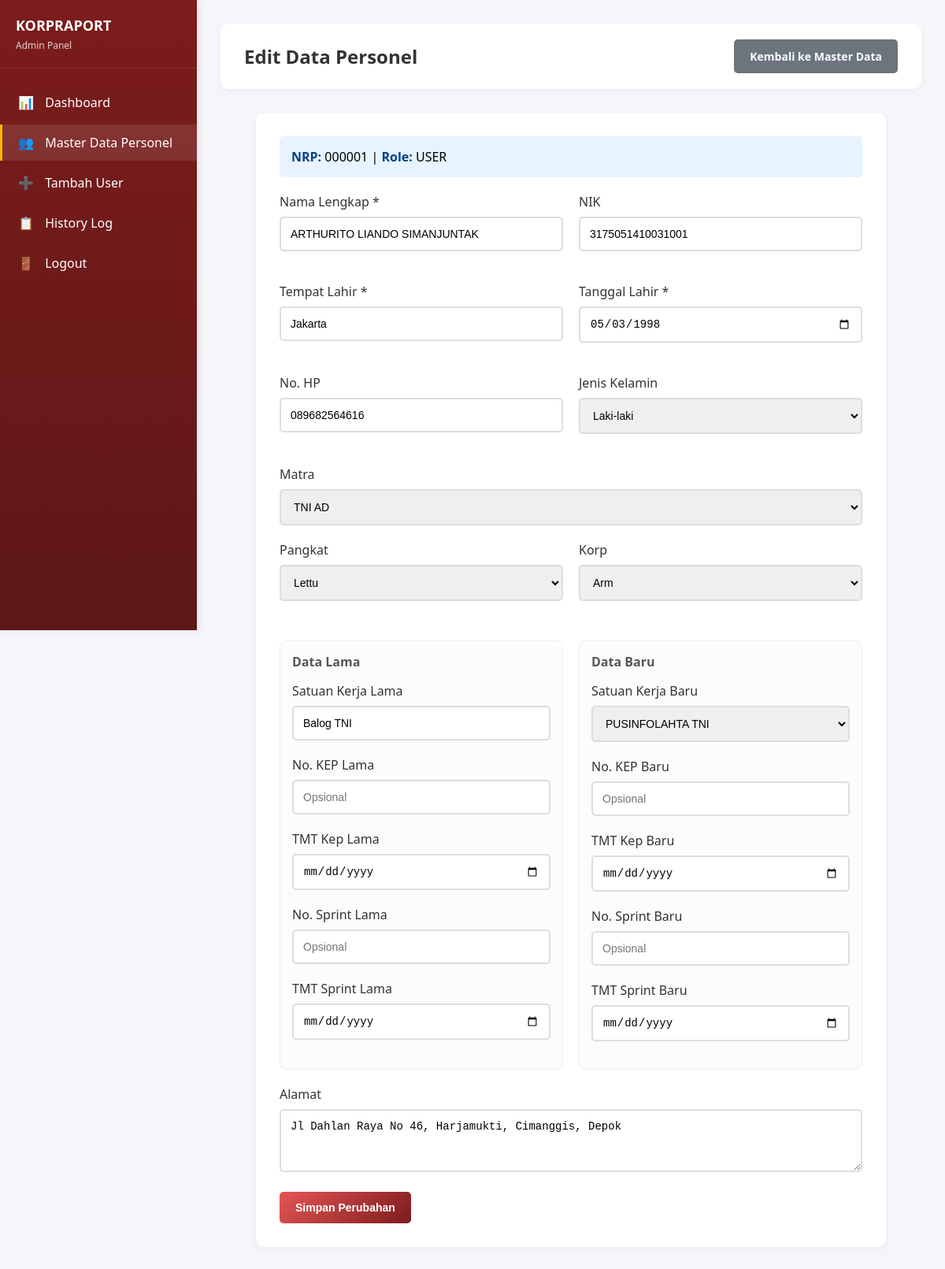
/admin/edituser.php?id=1 (signed in), run on the app's committed database.
### tables this page shows
CREATE TABLE `personel` (
  `id` int NOT NULL,
  `nrp` char(6) NOT NULL,
  `nama` varchar(100) NOT NULL,
  `tempat_lahir` varchar(50) NOT NULL,
  `tanggal_lahir` date NOT NULL,
  `korp` varchar(2) DEFAULT NULL,
  `pangkat` varchar(5) DEFAULT NULL,
  `matra` int DEFAULT NULL,
  `kd_satker` varchar(5) DEFAULT NULL,
  `alamat` text,
  `nik` char(16) DEFAULT NULL,
  `no_hp` varchar(15) DEFAULT NULL,
  `no_kep` varchar(20) DEFAULT NULL,
  `no_sprint` varchar(20) DEFAULT NULL,
  `kd_gender` char(1) DEFAULT NULL,
  `satker_lama` varchar(100) DEFAULT NULL,
  `no_kep_lama` varchar(20) DEFAULT NULL,
  `no_sprint_lama` varchar(20) DEFAULT NULL,
  `foto_profil` varchar(255) DEFAULT NULL,
  `tmt_kep` date DEFAULT NULL,
  `tmt_sprint` date DEFAULT NULL,
  `tmt_kep_lama` date DEFAULT NULL,
  `tmt_sprint_lama` date DEFAULT NULL
);

CREATE TABLE `users` (
  `id` int NOT NULL,
  `nrp` char(6) DEFAULT NULL,
  `password` varchar(255) NOT NULL,
  `role` enum('admin','user') DEFAULT 'user'
);

CREATE TABLE `gender` (
  `kd_gender` char(1) NOT NULL,
  `gender` varchar(20) NOT NULL
);

CREATE TABLE `matra` (
  `MTR` int NOT NULL,
  `Nama` varchar(50) NOT NULL
);

CREATE TABLE `pangkat` (
  `kd_pkt` varchar(5) NOT NULL,
  `sebutan` varchar(50) NOT NULL
);

CREATE TABLE `korp` (
  `KORPSID` varchar(2) NOT NULL,
  `SEBUTAN` varchar(3) NOT NULL
);

CREATE TABLE `satker` (
  `kd_satker` varchar(5) NOT NULL,
  `nama_satker` varchar(100) NOT NULL
);

### app/koneksi.php (called while the page is built, shortened)
<?php
function clean_input($data) {
    $data = trim($data);
    $data = stripslashes($data);
    $data = htmlspecialchars($data);
    return $data;
}
?>

### admin/edituser.php (the view, shortened to what this page needs)
<?php
require_once '../app/koneksi.php';
$id = clean_input($_GET['id']);
$query = "SELECT p.*, u.role FROM personel p
          LEFT JOIN users u ON p.nrp = u.nrp
          WHERE p.id = ?";
$stmt = mysqli_prepare($conn, $query);
mysqli_stmt_bind_param($stmt, "i", $id);
mysqli_stmt_execute($stmt);
$result = mysqli_stmt_get_result($stmt);
$personel = mysqli_fetch_assoc($result);
$korp_list = mysqli_query($conn, "SELECT * FROM korp ORDER BY SEBUTAN");
$pangkat_list = mysqli_query($conn, "SELECT * FROM pangkat ORDER BY kd_pkt DESC");
$matra_list = mysqli_query($conn, "SELECT * FROM matra ORDER BY MTR");
$satker_list = mysqli_query($conn, "SELECT * FROM satker ORDER BY nama_satker");
$gender_list = mysqli_query($conn, "SELECT * FROM gender");
?>
<!DOCTYPE html>
<html lang="id">
<head>
    <link rel="stylesheet" href="../assets/css/masterpersonel.css">
    <link rel="stylesheet" href="../assets/css/edituser.css">
</head>
<body>
    <div class="sidebar">
        <div class="sidebar-header">
            <h2>KORPRAPORT</h2>
            <p>Admin Panel</p>
        </div>
        <ul class="sidebar-menu">
            <li><a href="dashboard.php"><span>📊</span> Dashboard</a></li>
            <li><a href="masterpersonel.php" class="active"><span>👥</span> Master Data Personel</a></li>
            <li><a href="adduser.php"><span>➕</span> Tambah User</a></li>
            <li><a href="historylog.php"><span>📋</span> History Log</a></li>
            <li><a href="../auth/logout.php"><span>🚪</span> Logout</a></li>
        </ul>
    </div>
    <div class="main-content">
        <div class="top-bar">
            <h1>Edit Data Personel</h1>
            <div class="user-info">
                 <a href="masterpersonel.php" class="btn btn-secondary">Kembali ke Master Data</a>
            </div>
        </div>
        <div class="card">
            <div class="info-box">
                <strong>NRP:</strong> <?php echo $personel['nrp']; ?> |
                <strong>Role:</strong> <?php echo strtoupper($personel['role'] ?? 'USER'); ?>
            </div>
            <form method="POST" action="">
                <div class="form-row">
                    <div class="form-group">
                        <label for="nama">Nama Lengkap *</label>
                        <input type="text" id="nama" name="nama" required
                               value="<?php echo $personel['nama']; ?>">
                    </div>
                    <div class="form-group">
                        <label for="nik">NIK</label>
                        <input type="text" id="nik" name="nik" maxlength="16"
                               value="<?php echo $personel['nik'] ?? ''; ?>">
                    </div>
                </div>
                <div class="form-row">
                    <div class="form-group">
                        <label for="tempat_lahir">Tempat Lahir *</label>
                        <input type="text" id="tempat_lahir" name="tempat_lahir" required
                               value="<?php echo $personel['tempat_lahir'] ?? ''; ?>">
                    </div>
                    <div class="form-group">
                        <label for="tanggal_lahir">Tanggal Lahir *</label>
                        <input type="date" id="tanggal_lahir" name="tanggal_lahir" required
                               value="<?php echo $personel['tanggal_lahir'] ?? ''; ?>">
                    </div>
                </div>
                <div class="form-row">
                    <div class="form-group">
                        <label for="no_hp">No. HP</label>
                        <input type="text" id="no_hp" name="no_hp" maxlength="15"
                               value="<?php echo $personel['no_hp'] ?? ''; ?>">
                    </div>
                    <div class="form-group">
                        <label for="kd_gender">Jenis Kelamin</label>
                        <select id="kd_gender" name="kd_gender">
                            <?php
                            mysqli_data_seek($gender_list, 0);
                            while($row = mysqli_fetch_assoc($gender_list)): ?>
                                <option value="<?php echo $row['kd_gender']; ?>"
                                    <?php echo (isset($personel['kd_gender']) && $personel['kd_gender'] == $row['kd_gender']) ? 'selected' : ''; ?>>
                                    <?php echo $row['gender']; ?>
                                </option>
                            <?php endwhile; ?>
                        </select>
                    </div>
                </div>
                <div class="form-group">
                    <label for="matra">Matra</label>
                    <select id="matra" name="matra">
                        <?php
                        mysqli_data_seek($matra_list, 0);
                        while($row = mysqli_fetch_assoc($matra_list)): ?>
                            <option value="<?php echo $row['MTR']; ?>"
                                <?php echo ($personel['matra'] == $row['MTR']) ? 'selected' : ''; ?>>
                                <?php echo $row['Nama']; ?>
                            </option>
                        <?php endwhile; ?>
                    </select>
                </div>
                <div class="form-row">
                    <div class="form-group">
                        <label for="pangkat">Pangkat</label>
                        <select id="pangkat" name="pangkat">
                            <?php
                            mysqli_data_seek($pangkat_list, 0);
                            while($row = mysqli_fetch_assoc($pangkat_list)): ?>
                                <option value="<?php echo $row['kd_pkt']; ?>"
                                    <?php echo ($personel['pangkat'] == $row['kd_pkt']) ? 'selected' : ''; ?>>
                                    <?php echo $row['sebutan']; ?>
                                </option>
                            <?php endwhile; ?>
                        </select>
                    </div>
                    <div class="form-group">
                        <label for="korp">Korp</label>
                        <select id="korp" name="korp">
                            <?php
                            mysqli_data_seek($korp_list, 0);
                            while($row = mysqli_fetch_assoc($korp_list)): ?>
                                <option value="<?php echo $row['KORPSID']; ?>"
                                    <?php echo ($personel['korp'] == $row['KORPSID']) ? 'selected' : ''; ?>>
                                    <?php echo $row['SEBUTAN']; ?>
                                </option>
                            <?php endwhile; ?>
                        </select>
                    </div>
                </div>
                <div class="form-row">
                    <div class="data-group">
                        <div class="data-group-title">Data Lama</div>
                        <div class="form-group">
                            <label for="satker_lama">Satuan Kerja Lama</label>
                            <input type="text" id="satker_lama" name="satker_lama"
                                   value="<?php echo $personel['satker_lama'] ?? ''; ?>" placeholder="Nama Satuan Lama">
                        </div>
                        <div class="form-group">
                            <label for="no_kep_lama">No. KEP Lama</label>
                            <input type="text" id="no_kep_lama" name="no_kep_lama" maxlength="20"
                                   value="<?php echo $personel['no_kep_lama'] ?? ''; ?>" placeholder="Opsional">
                        </div>
                        <div class="form-group">
                            <label for="tmt_kep_lama">TMT Kep Lama</label>
                            <input type="date" id="tmt_kep_lama" name="tmt_kep_lama"
                                   value="<?php echo $personel['tmt_kep_lama'] ?? ''; ?>">
                        </div>
                        <div class="form-group">
                            <label for="no_sprint_lama">No. Sprint Lama</label>
                            <input type="text" id="no_sprint_lama" name="no_sprint_lama" maxlength="20"
                                   value="<?php echo $personel['no_sprint_lama'] ?? ''; ?>" placeholder="Opsional">
                        </div>
                        <div class="form-group">
                            <label for="tmt_sprint_lama">TMT Sprint Lama</label>
                            <input type="date" id="tmt_sprint_lama" name="tmt_sprint_lama"
                                   value="<?php echo $personel['tmt_sprint_lama'] ?? ''; ?>">
                        </div>
                    </div>
                    <div class="data-group">
                        <div class="data-group-title">Data Baru</div>
                        <div class="form-group">
                            <label for="kd_satker">Satuan Kerja Baru</label>
                            <select id="kd_satker" name="kd_satker">
                                <?php
                                mysqli_data_seek($satker_list, 0);
                                while($row = mysqli_fetch_assoc($satker_list)): ?>
                                    <option value="<?php echo $row['kd_satker']; ?>"
                                        <?php echo ($personel['kd_satker'] == $row['kd_satker']) ? 'selected' : ''; ?>>
                                        <?php echo $row['nama_satker']; ?>
                                    </option>
                                <?php endwhile; ?>
                            </select>
                        </div>
                        <div class="form-group">
                            <label for="no_kep">No. KEP Baru</label>
                            <input type="text" id="no_kep" name="no_kep" maxlength="20"
                                   value="<?php echo $personel['no_kep'] ?? ''; ?>" placeholder="Opsional">
                        </div>
                        <div class="form-group">
                            <label for="tmt_kep">TMT Kep Baru</label>
                            <input type="date" id="tmt_kep" name="tmt_kep"
                                   value="<?php echo $personel['tmt_kep'] ?? ''; ?>">
                        </div>
                        <div class="form-group">
                            <label for="no_sprint">No. Sprint Baru</label>
                            <input type="text" id="no_sprint" name="no_sprint" maxlength="20"
                                   value="<?php echo $personel['no_sprint'] ?? ''; ?>" placeholder="Opsional">
                        </div>
                        <div class="form-group">
                            <label for="tmt_sprint">TMT Sprint Baru</label>
                            <input type="date" id="tmt_sprint" name="tmt_sprint"
                                   value="<?php echo $personel['tmt_sprint'] ?? ''; ?>">
                        </div>
                    </div>
                </div>
                <div class="form-group">
                    <label for="alamat">Alamat</label>
                    <textarea id="alamat" name="alamat"><?php echo $personel['alamat'] ?? ''; ?></textarea>
                </div>
                <button type="submit" class="btn btn-primary">Simpan Perubahan</button>
            </form>
        </div>
    </div>
</body>
</html>

### assets/css/masterpersonel.css (style rules this page uses)
* { margin: 0; padding: 0; box-sizing: border-box; }
body { font-family: 'Segoe UI', Tahoma, Geneva, Verdana, sans-serif; background: #f5f6fa; display: flex; min-height: 100vh; }
.sidebar { width: 250px; background: linear-gradient(180deg, #7d1c1c 0%, #5d1717 100%); color: white; padding: 20px 0; position: fixed; height: 100vh; box-shadow: 2px 0 10px rgba(0,0,0,0.1); }
.sidebar-header { padding: 0 20px 20px; border-bottom: 1px solid rgba(255,255,255,0.1); margin-bottom: 20px; }
.sidebar-header h2 { font-size: 18px; margin-bottom: 5px; }
.sidebar-header p { font-size: 12px; opacity: 0.8; }
.sidebar-menu { list-style: none; }
.sidebar-menu li { margin-bottom: 5px; }
.sidebar-menu a { display: block; padding: 12px 20px; color: white; text-decoration: none; transition: all 0.3s; border-left: 3px solid transparent; }
.sidebar-menu a:hover, .sidebar-menu a.active { background: rgba(255,255,255,0.1); border-left-color: #FFB700; }
.sidebar-menu a span { margin-right: 10px; }
.main-content { margin-left: 250px; flex: 1; padding: 30px; width: calc(100% - 250px); }
.top-bar { background: white; padding: 20px 30px; border-radius: 10px; margin-bottom: 30px; box-shadow: 0 2px 10px rgba(0,0,0,0.05); display: flex; justify-content: space-between; align-items: center; }
.top-bar h1 { font-size: 24px; color: #333; }
.card { background: white; border-radius: 10px; box-shadow: 0 2px 10px rgba(0,0,0,0.05); padding: 25px; }
.btn { padding: 10px 20px; border: none; border-radius: 5px; cursor: pointer; text-decoration: none; display: inline-block; font-size: 14px; font-weight: 600; transition: all 0.3s; }
.btn-primary { background: linear-gradient(135deg, #e33333 0%, #7d1c1c 100%); color: white; }
.btn-secondary { background: #6c757d; color: white; }
.form-group { margin-bottom: 20px; }
.form-group label { display: block; margin-bottom: 8px; font-weight: 500; color: #333; }

### assets/css/edituser.css (style rules this page uses)
* { margin: 0; padding: 0; box-sizing: border-box; }
body { font-family: 'Segoe UI', Tahoma, Geneva, Verdana, sans-serif; background: #f5f6fa; }
.card { background: white; border-radius: 10px; box-shadow: 0 2px 10px rgba(0,0,0,0.05); padding: 30px; }
.form-row { display: grid; grid-template-columns: 1fr 1fr; gap: 20px; margin-bottom: 20px; }
.form-group { margin-bottom: 20px; }
.form-group label { display: block; margin-bottom: 8px; color: #333; font-weight: 500; }
.form-group input, .form-group select, .form-group textarea { width: 100%; padding: 12px; border: 2px solid #ddd; border-radius: 5px; font-size: 14px; transition: border-color 0.3s; }
.form-group textarea { resize: vertical; min-height: 80px; }
.btn { padding: 12px 20px; border: none; border-radius: 5px; cursor: pointer; font-size: 14px; font-weight: 600; transition: all 0.3s; text-decoration: none; display: inline-block; }
.btn-primary { background: linear-gradient(135deg, #e55555 0%, #7d1c1c 100%); color: white; }
.btn-secondary { background: #6c757d; color: white; margin-left: 10px; }
.info-box { background: #e7f3ff; padding: 15px; border-radius: 5px; margin-bottom: 20px; }
.info-box strong { color: #004085; }

### admin/edituser.php (style rules this page uses)
.main-content { padding-top: 30px; }
.card { max-width: 800px; margin: 0 auto; }
.data-group { border: 1px solid #eee; border-radius: 8px; padding: 15px; margin-top: 10px; background: #fcfcfc; width: 100%; }
.data-group-title { font-weight: 600; color: #555; margin-bottom: 15px; }
.card .form-row { grid-template-columns: 1fr 1fr; gap: 20px; }

### data on the page
personel: nrp "000001", users.role "USER", nama "ARTHURITO LIANDO SIMANJUNTAK", nik "3175051410031001", tempat_lahir "Jakarta", tanggal_lahir "05/03/1998", no_hp "089682564616", kd_gender "Laki-laki", matra "TNI AD", pangkat "Lettu", korp "Arm", satker_lama "Balog TNI", kd_satker "PUSINFOLAHTA TNI", alamat "Jl Dahlan Raya No 46, Harjamukti, Cimanggis, Depok"
